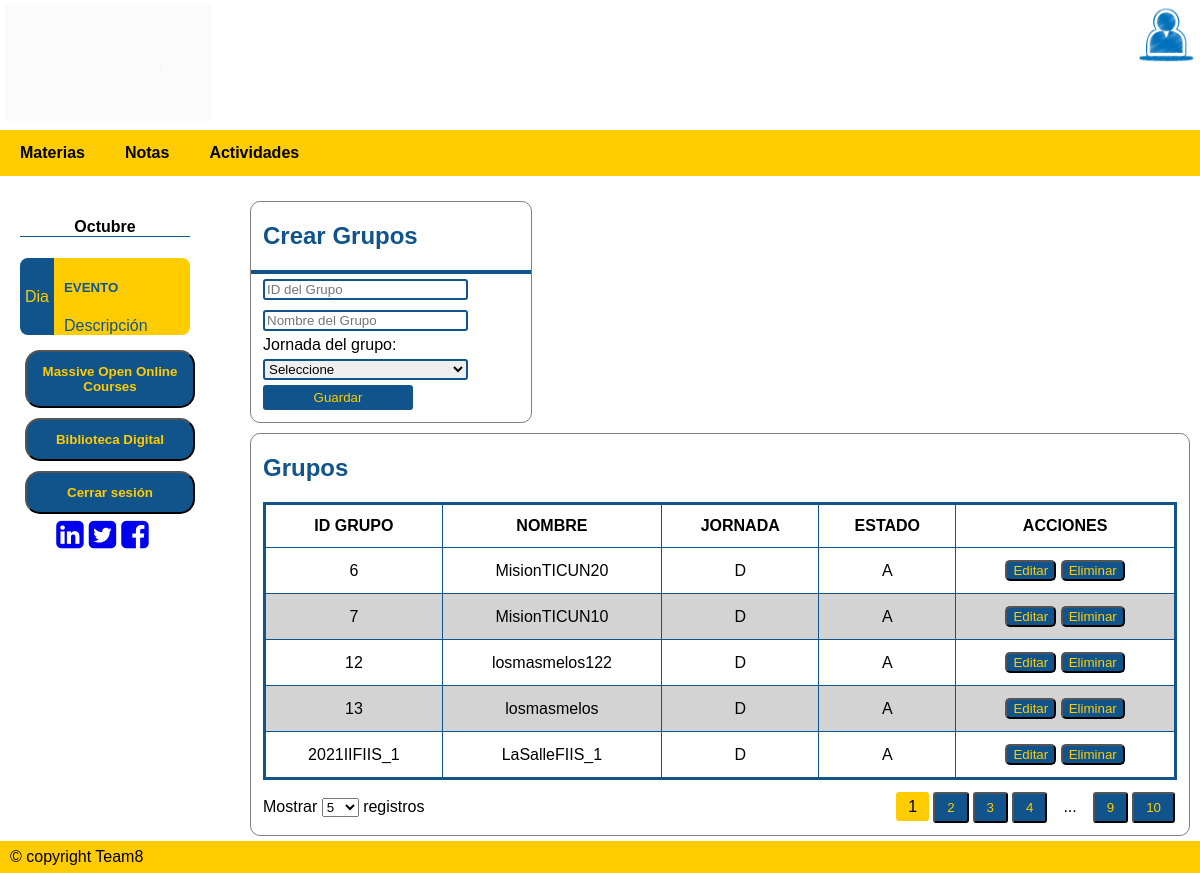
/registroGrup/, run on the app's committed database.
### tables this page shows
CREATE TABLE Grupos (GrupoID VARCHAR (100) NOT NULL PRIMARY KEY, GNombre VARCHAR (100) NOT NULL, Jornada CHAR (1) NOT NULL DEFAULT D, GEstado VARCHAR (1) NOT NULL DEFAULT A);

### APP.py (the view, shortened to what this page needs)
@app.route('/registroGrup/',methods=['GET','POST'])
def registro_grupos():
    if request.method == 'GET':
            sql = f'SELECT * FROM Grupos'
            resGrupo = seleccion(sql)
            return render_template ('AdminGrupos.html', grupos=resGrupo)

### dB.py (called while the page is built)
def seleccion(sql) -> list:
    try:
        with sqlite3.connect(URL_DB) as con:        # Conectarse a la base de datos con manejador de contextos(Cierra la BD cuando se deje de utilizar)
            cur = con.cursor()                      # Crea un área intermedia para gestión de los contenidos
            res = cur.execute(sql).fetchall()       # Se obtienen los registros devueltos
    except:
        res = None
    return res

### templates/AdminGrupos.html (shortened to what this page needs)
{% extends "plantilla.html" %}
{% block cuerpo %}
<div class="Containermain" style="width: 100%; background-color: white;">
    <div class="aside">
        <div class="event-container">
            <h4 class="mes">Octubre</h4>
            <div class="event">
                <div class="event-left"><p>Dia</p></div>
                <div class="event-right">
                    <h5 style="text-transform: uppercase;">Evento</h5>
                    <div>Descripción</div>
                </div>
            </div>
        </div>
        <a href="https://www.mooc.org/es/" target="_blank"><button><b>Massive Open Online Courses</b></button></a>
        <a href="https://www.wdl.org/es/" target="_blank"><button><b>Biblioteca Digital</b></button></a>
        <a href="/logout/"><button><b>Cerrar sesión</b></button></a>
        <div class="social-container">
            <a href="https://co.linkedin.com/school/universidad-de-la-salle/" target="_blank" style="margin-right: 5px;"> <i class="fa fa-linkedin-square fa-2x"></i></a>
            <a href="https://twitter.com/unisalle?ref_src=twsrc%5Egoogle%7Ctwcamp%5Eserp%7Ctwgr%5Eauthor" target="_blank" style="margin-right: 5px;"> <i class="fa fa-twitter-square fa-2x"></i></a>
            <a href="https://www.facebook.com/U.deLaSalle/" target="_blank" style="margin-right: 5px;"> <i class="fa fa-facebook-square fa-2x"></i></a>
        </div>
    </div>
    <div class="right">
        <div class="marco" style="margin-top: 20px; width: 30%;">
            <h2>Crear Grupos</h2>
            <div class=container-uploadact style="padding-right: 12px; padding-bottom: 12px; padding-left: 12px; border-top: 4px solid rgb(17, 84,139);">
                <form action="/registroGrup/" method="POST" name="registroGrup">
                    <input class="controls" type="text" name="iddegrupo" required autofocus size="40" placeholder="ID del Grupo">
                    <input class="controls" type="text" name="nombre" required size="40" placeholder="Nombre del Grupo"><br/>
                    <label>Jornada del grupo:</label><br/>
                    <select name="Jornada" class="controls" style="border: 2px solid rgb(17, 84,139); border-radius: 3px;">
                            <option value="0">Seleccione</option>
                    </select><br/>
                    <input type="submit" value="Guardar" style="background-color: rgb(17, 84,139); color: rgb(255, 204,0); width: 150px; height: 25px;"><br/>
                </form>
            </div>
        </div>
        <div class="marco" style="margin-top: 10px;">
            <h2>Grupos </h2>
            <div class="datatable-container">
                <div style="padding-left: 12px; padding-right: 12px;">
                    <table class="datatable">
                        <thead>
                            <tr>
                                <th>ID GRUPO</th>
                                <th>NOMBRE</th>
                                <th>JORNADA</th>
                                <th>ESTADO</th>
                                <th>ACCIONES</th>
                            </tr>
                        </thead>
                        <tbody>
                            {%for grupo in grupos%}
                                <tr>
                                    <td>{{ grupo.0 }}</td>
                                    <td>{{ grupo.1 }}</td>
                                    <td>{{ grupo.2 }}</td>
                                    <td>{{ grupo.3 }}</td>
                                    <td>
                                        <a href="/registroGrup/edit/{{ grupo.0 }}/"><button class="btneditar">Editar</button></a>
                                        <button class="btneliminar">Eliminar</button>
                                    </td>
                                </tr>
                            {% endfor %}
                        </tbody>
                    </table>
                </div>
                <div class="footer-tools">
                    <div class="list-items">
                        Mostrar
                        <select name="n-entries" id="n-entries" class="n-entries">
                            <option value="5">5</option>
                        </select>
                        registros
                    </div>
                    <div class="pages">
                        <ul>
                            <li><span class="active">1</span></li>
                            <li><button>2</button></li>
                            <li><button>3</button></li>
                            <li><button>4</button></li>
                            <li><span>...</span></li>
                            <li><button>9</button></li>
                            <li><button>10</button></li>
                        </ul>
                    </div>
                </div>
            </div>
        </div>
    </div>
</div>
{% endblock %}

### templates/plantilla.html (shortened to what this page needs)
<!DOCTYPE html>
<html lang="es">
<head>
    <link rel="stylesheet" type="text/css" href="{{ url_for('static', filename='css/estilo.css')}}">
    <link rel='stylesheet' type='text/css' href="{{url_for('static', filename='css/estiloadmin.css'
        )}}">
    <link rel='stylesheet' type='text/css' href="{{url_for('static', filename='css/estiloinfdeest.css' )}}">
    <link rel='stylesheet' type='text/css' href="{{url_for('static', filename='css/estiloactyretro.css'
        )}}">
    <link rel="stylesheet" href="https://cdnjs.cloudflare.com/ajax/libs/font-awesome/4.7.0/css/font-awesome.min.css">
</head>
<body>
    <div class="containerheader">
        <div class="boxheader">
            <a href="/paginicio/"><img src="{{url_for('static', filename='img/LA_SALLE_AN.gif')}}" alt="ULogo" style="width:90%; height:auto;" />
            </a>
        </div>
        <div class="boxheader"></div>
        <div class="boxheader"></div>
        <div class="boxheader"></div>
        <div class="boxheader">
            <div style="width: auto;">
                <img src="{{url_for('static', filename='img/user2.ico' )}}" alt="User" style="width:25%;height:auto; float: right;" />
            </div>
        </div>
    </div>
    <div class="navbar">
        <a href="/registroMat/"><b>Materias</b></a>
        <a href="/ResumenNotas"><b>Notas</b></a>
        <a href="/actividades/"><b>Actividades</b></a>
    </div>
    {% block cuerpo %}
    {% endblock %}
    <div class="footer">
        <a href="#">© copyright Team8</a>
    </div>
</body>
</html>

### static/css/estilo.css (style rules this page uses)
* { box-sizing : border-box; }
body { font-family : Arial, Helvetica, sans-serif; margin : 0; }
.containerheader { display : flex; }
.boxheader { width : 300px; height : auto; padding : 5px; background-color : white; }
.navbar { list-style : none; display : flex; background-color : rgb(255, 204,0); }
.navbar a { color : black; text-decoration : none; padding : 14px 20px; text-align : center; }
.Containermain { display : flex; }
.footer { left : 0px; list-style : none; display : flex; background-color : rgb(255, 204,0); bottom : 0px; width : 100%; }
.footer a { color : black; text-decoration : none; padding : 7px 10px; text-align : center; }
tbody { align-items : center; }

### static/css/estiloadmin.css (style rules this page uses)
table { border-collapse: collapse; border: solid rgb(17, 84,139); }
th, td { padding: 4px 10px; border: solid 1px rgb(17, 84,139); text-align: center; }
button { background-color: rgb(17, 84,139); color: rgb(255, 204,0); border-radius: 5px; }
.aside { padding-top : 20px; padding-left : 20px; padding-right : 50px; list-style : none; display : flex; flex-direction : column; background-color : white; width: 20%; }
.aside button { width : 170px; background-color : rgb(17, 84,139); color : rgb(255, 204,0); text-decoration : none; padding : 12px 15px; text-align : center; margin : 5px; border-radius : 15px; }
.right { width: 80%; padding: 5px 10px; }
input { border-radius : 3px; border : solid 2px rgb(17, 84,139); }

### static/css/estiloinfdeest.css (style rules this page uses)
:root { --primary-color : rgb(255, 204,0); --secondary-color : rgb(17, 84,139); --dt-status-Activa-color : greenyellow; --dt-status-Finalizada-color : lightgrey; --dt-border-radius : 3px; --dt-border : solid 2px rgb(17, 84,139); --dt-padding : 12px; --dt-padding-s : 6px; --dt-padding-xs : 2px; --dt-border-color: var(--primary-color); }
.marco { border : solid 1px grey; border-radius : 10px; }
h2 { color : rgb(17, 84,139); padding-left : var(--dt-padding); }
.datatable-container .footer-tools { padding: var(--dt-padding); display: flex; align-items: baseline; }
.datatable-container .footer-tools .list-items { width: 50%; }
.datatable-container .footer-tools .pages { margin-left: auto; margin-right: 0; width: 50%; }
.datatable-container .footer-tools .pages ul { margin: 0; padding: 0; display: flex; align-items: baseline; justify-content: flex-end; }
.datatable-container .footer-tools .pages ul li { display: inline-block; margin: 0 var(--dt-padding-xs); }
.datatable-container .footer-tools .pages ul li button, .datatable-container .header-tools .tools ul li button { width: 100%; box-sizing: border-box; border-radius: var(--dt-border-radius); }
.datatable-container .footer-tools .pages ul li span.active { background-color: var(--primary-color); border-radius: var(--dt-border-radius) }
.datatable-container .footer-tools .pages ul li button, .datatable-container .footer-tools .pages ul li span, .datatable-container .header-tools .tools ul li button { padding: var(--dt-padding-s) var(--dt-padding); }
.datatable-container .datatable { border-collapse: collapse; width: 100%; }
.datatable-container .datatable, .datatable-container .datatable th, .datatable-container .datatable td { padding: var(--dt-padding) var(--dt-padding); }
.datatable-container .datatable tbody tr:nth-child(even) { background-color: lightgray; }

### static/css/estiloactyretro.css (style rules this page uses)
.event-container { width: 100%; margin: 0 auto; }
.event-container h4.mes { text-align: center; border-bottom: 1px solid rgb(17, 84,139); }
.event-container .event { display: flex; margin: 10px 0; }
.event .event-left { background-color: rgb(17, 84,139); width: 20%; display: flex; align-items: center; justify-content: center; color: rgb(255, 204,0); padding: 3px 10px; text-align: center; border-radius: 8px 0 0 8px; }
.event .event-right { background-color: rgb(255, 204,0); display: flex; width: 80%; color: rgb(17, 84,139); flex-direction: column; justify-content: center; padding: 0 10px; border-radius: 0 8px 8px 0; }
.social-container { display: flex; flex-direction: row; justify-content: center; }
.controls { width: 80%; margin-top: 5px; margin-bottom: 5px; }

### data on the page
Grupos: GrupoID "6", GNombre "MisionTICUN20", Jornada "D", GEstado "A"
Grupos: GrupoID "7", GNombre "MisionTICUN10", Jornada "D", GEstado "A"
Grupos: GrupoID "12", GNombre "losmasmelos122", Jornada "D", GEstado "A"
Grupos: GrupoID "13", GNombre "losmasmelos", Jornada "D", GEstado "A"
Grupos: GrupoID "2021IIFIIS_1", GNombre "LaSalleFIIS_1", Jornada "D", GEstado "A"
